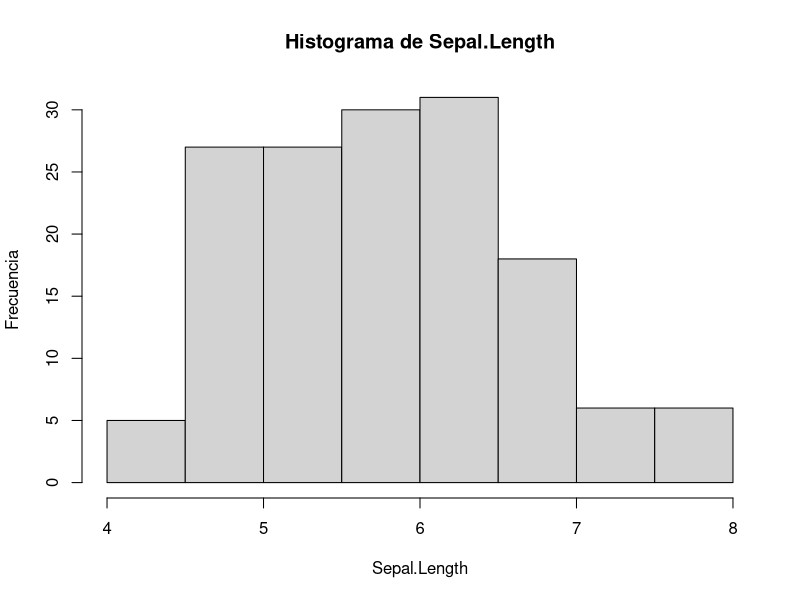
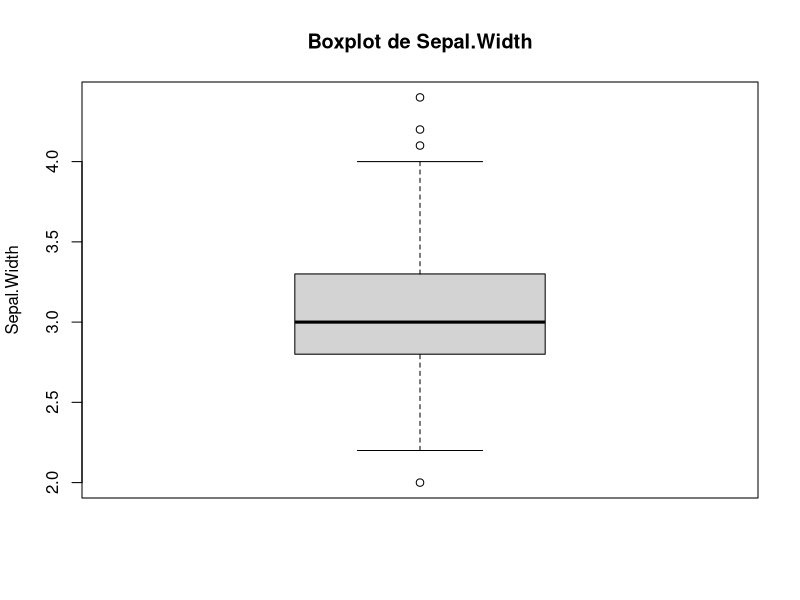
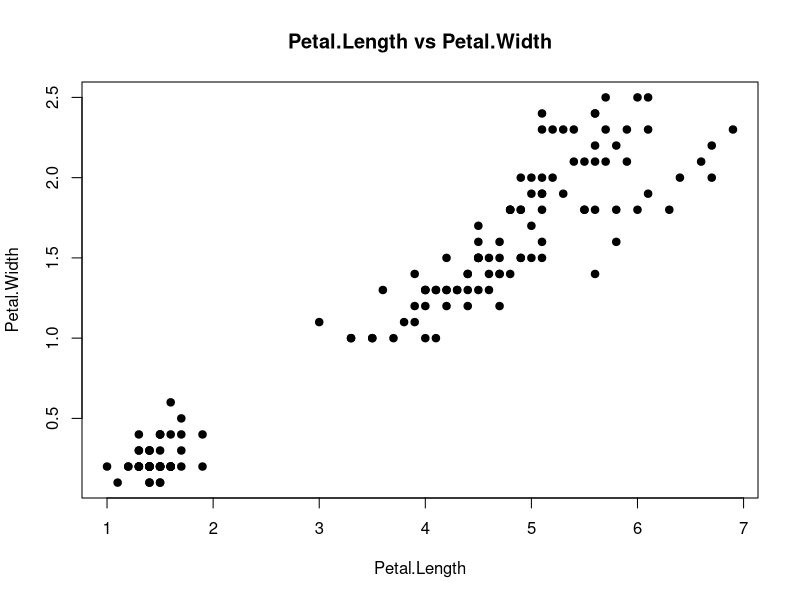
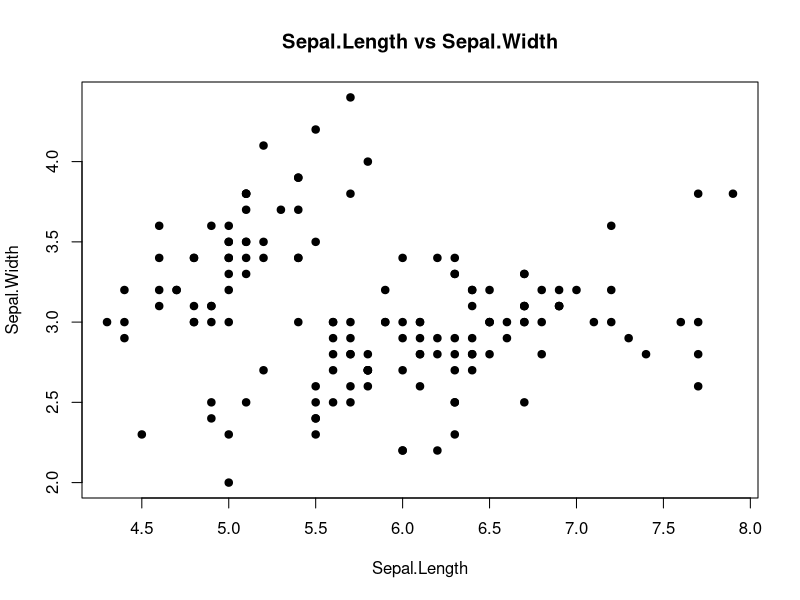
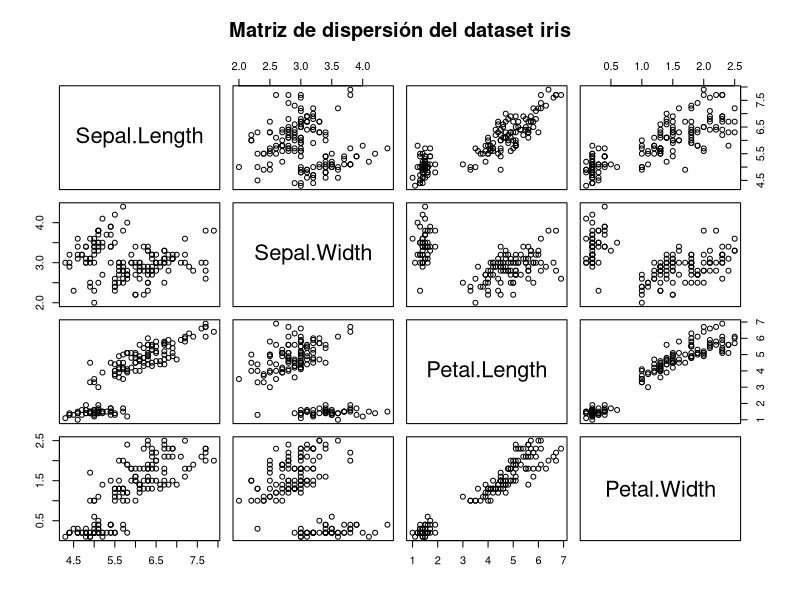
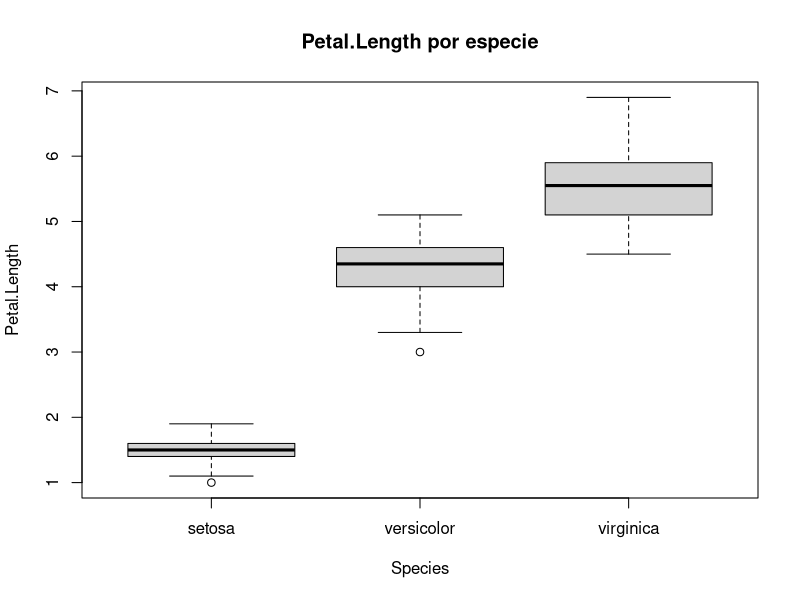
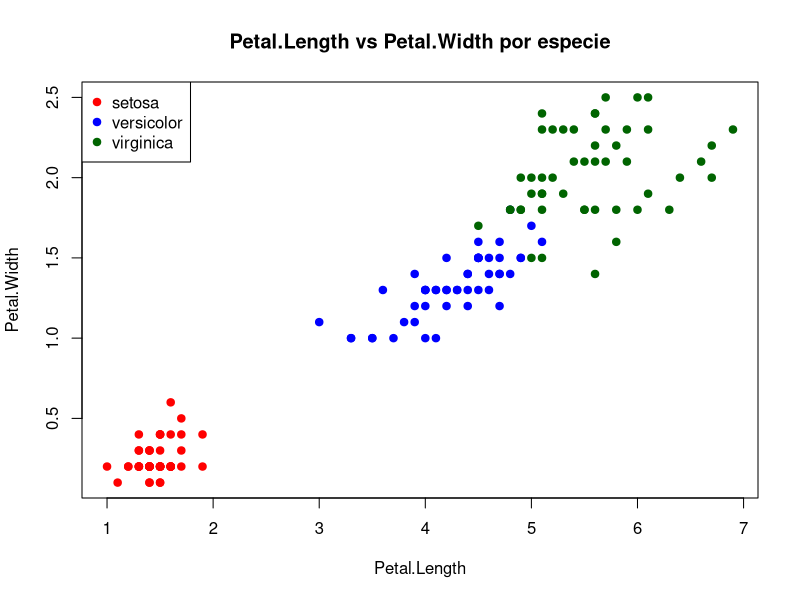
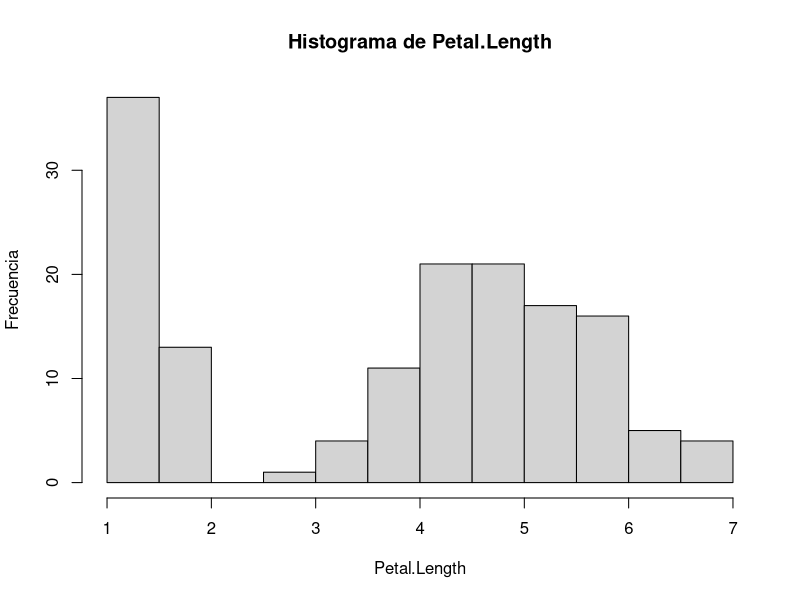

The R script that drew these images, in order:
## ---- chunk 1
data(iris)
head(iris)
## ---- chunk 2
str(iris)
## ---- chunk 3
dim(iris)
nrow(iris)
ncol(iris)
## ---- chunk 4
iris_num <- iris[, 1:4]
head(iris_num)
## ---- chunk 5
summary(iris_num)
## ---- chunk 6
colMeans(iris_num)
## ---- chunk 7
apply(iris_num, 2, sd)
## ---- chunk 8
apply(iris_num, 2, var)
## ---- chunk 9
cov(iris_num)
## ---- chunk 10
cor(iris_num)
## ---- chunk 11
hist(iris$Sepal.Length,
     main = "Histograma de Sepal.Length",
     xlab = "Sepal.Length",
     ylab = "Frecuencia")
## ---- chunk 12
boxplot(iris$Sepal.Width,
        main = "Boxplot de Sepal.Width",
        ylab = "Sepal.Width")
## ---- chunk 13
plot(iris$Petal.Length, iris$Petal.Width,
     main = "Petal.Length vs Petal.Width",
     xlab = "Petal.Length",
     ylab = "Petal.Width",
     pch = 19)
## ---- chunk 14
plot(iris$Sepal.Length, iris$Sepal.Width,
     main = "Sepal.Length vs Sepal.Width",
     xlab = "Sepal.Length",
     ylab = "Sepal.Width",
     pch = 19)
## ---- chunk 15
pairs(iris_num,
      main = "Matriz de dispersión del dataset iris")
## ---- chunk 16
table(iris$Species)
## ---- chunk 17
aggregate(iris[, 1:4], by = list(Especie = iris$Species), mean)
## ---- chunk 18
boxplot(Petal.Length ~ Species, data = iris,
        main = "Petal.Length por especie",
        xlab = "Species",
        ylab = "Petal.Length")
## ---- chunk 19
colores <- c("red", "blue", "darkgreen")
plot(iris$Petal.Length, iris$Petal.Width,
     col = colores[iris$Species],
     pch = 19,
     main = "Petal.Length vs Petal.Width por especie",
     xlab = "Petal.Length",
     ylab = "Petal.Width")
legend("topleft",
       legend = levels(iris$Species),
       col = colores,
       pch = 19)
## ---- chunk 20
colMeans(iris_num)
apply(iris_num, 2, sd)
cov(iris_num)
cor(iris_num)

hist(iris$Petal.Length,
     main = "Histograma de Petal.Length",
     xlab = "Petal.Length",
     ylab = "Frecuencia")

plot(iris$Sepal.Length, iris$Petal.Length,
     main = "Sepal.Length vs Petal.Length",
     xlab = "Sepal.Length",
     ylab = "Petal.Length",
     pch = 19)

pairs(iris_num,
      main = "Matriz de dispersión")
